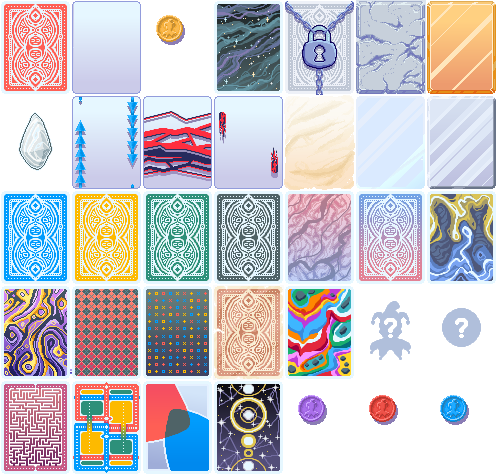
#> input picture assets/1x/backs.png, 497 x 475 px; its folder holds only this picture in this run
$ python assets_scaler.py
#> lines starting #> are read from the running program, lines starting #| are printed output that depends on the picture
# Full Credits to Firch for original code of this amazing sprite converter code so that 2x sprites don't look like they have glow :3

import sys, os
from PIL import Image
import pathlib


asset_dir = str(pathlib.Path(__file__).parent.resolve()) + r"/assets/"
input_dir = asset_dir + r"1x"
upscale_dir = asset_dir + r"2x"

def average_color_of_neighbors(img, x, y):
    width, height = img.size
    r_total, g_total, b_total, count = 0, 0, 0, 0

    neighbors = [(-1, -1), (0, -1), (1, -1),
                 (-1,  0),          (1,  0),
                 (-1,  1), (0,  1), (1,  1)]

    for dx, dy in neighbors:
        nx, ny = x + dx, y + dy
        if 0 <= nx < width and 0 <= ny < height:
            neighbor_pixel = img.getpixel((nx, ny))
            if neighbor_pixel[3] > 0:
                r_total += neighbor_pixel[0]
                g_total += neighbor_pixel[1]
                b_total += neighbor_pixel[2]
                count += 1

    if count > 0:
        return (r_total // count, g_total // count, b_total // count, 255)
    else:
        return (0, 0, 0, 0)

def process_image(path):
    img = Image.open(path).convert("RGBA")

    bottom_layer = img.copy()
    width, height = bottom_layer.size
    new_img = bottom_layer.copy()

    for y in range(height):
        for x in range(width):
            pixel = bottom_layer.getpixel((x, y))
            if pixel[3] == 0:
                new_color = average_color_of_neighbors(bottom_layer, x, y)
                new_img.putpixel((x, y), new_color)

    alpha = new_img.split()[3]
    alpha = alpha.point(lambda p: 0)
    new_img.putalpha(alpha)
    combined = Image.alpha_composite(new_img, img)

    return combined

def upscale_image(image, scale_factor=2):
    width, height = image.size
    new_size = (width * scale_factor, height * scale_factor)
    upscaled_image = image.resize(new_size, Image.NEAREST)
    return upscaled_image

def clear_directory(directory):
    print("Clearing directory: " + directory)

    for root, dirs, files in os.walk(directory, topdown=False):
        for name in files:
            os.remove(os.path.join(root, name))
        for name in dirs:
            os.rmdir(os.path.join(root, name))

def process_and_upscale(input_path, input_directory, upscale_directory):
    relative_path = os.path.relpath(input_path, input_directory)
    output_path = os.path.join(upscale_directory, relative_path)

    os.makedirs(os.path.dirname(output_path), exist_ok=True)

    print("Processing image: " + input_path)
    processed_image = process_image(input_path)
    processed_image.save(output_path, "PNG")

    print("Upscaling image: " + output_path)
    upscaled_image = upscale_image(processed_image)
    upscaled_image.save(output_path, "PNG")

def process_directory(input_directory, upscale_directory):
    print("Processing directory: " + input_directory)

    clear_directory(upscale_directory)

    for root, _, files in os.walk(input_directory):
        for file in files:
            input_path = os.path.join(root, file)
            if not str(input_path).find("DS_Store") > 0:
                process_and_upscale(input_path, input_directory, upscale_directory)
#> in process_image, img is the input picture: PIL image 497x475 RGBA; mean R, G, B, A 152, 149.6, 155.6, 198.7
#> after the loop in process_image, `for y in range(height):`:
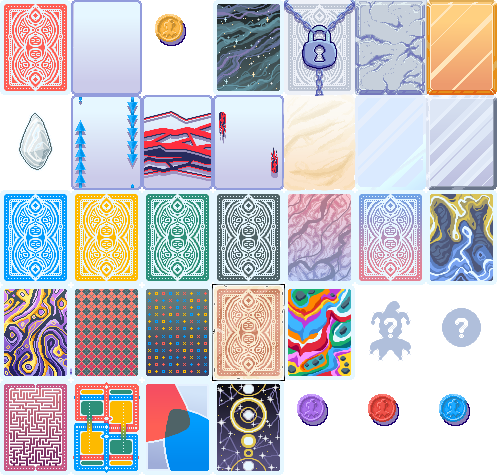
#> new_img: PIL image 497x475 RGBA; mean R, G, B, A 152.7, 150.5, 157.1, 209.6; transparent parts drawn white
#> in process_image, `alpha = new_img.split()[3]`:
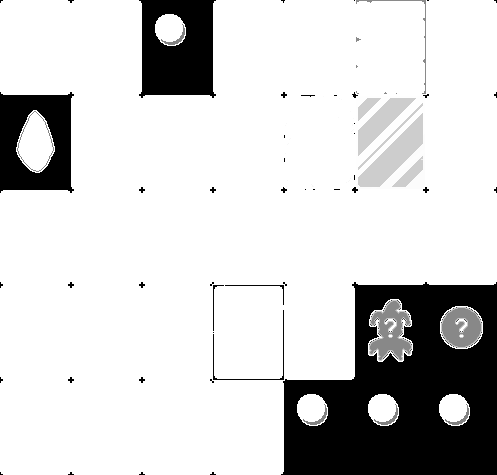
#> alpha: PIL image 497x475 L; min 0, max 255, mean 209.6
#> in process_image, `alpha = alpha.point(lambda p: 0)`: alpha: PIL image 497x475 L; every value is 0
#> in upscale_image, `upscaled_image = image.resize(new_size, Image.NEAREST)`:
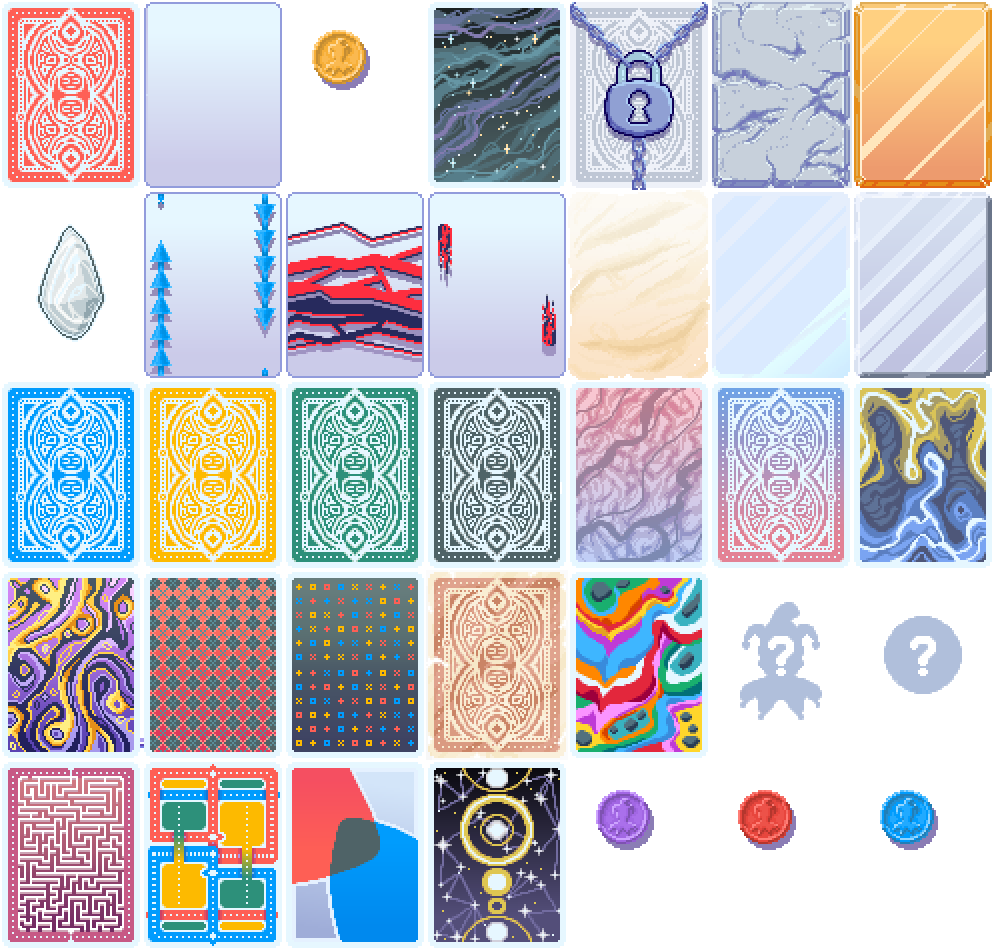
#> upscaled_image: PIL image 994x950 RGBA; mean R, G, B, A 152.7, 150.5, 157.1, 198.7; transparent parts drawn white

if __name__ == "__main__":
    print("Script start")
    if len(sys.argv) > 1:
        file_path = sys.argv[1]
        process_and_upscale(file_path, input_dir, upscale_dir)
    else:
        process_directory(input_dir, upscale_dir)
    print("Script end")
